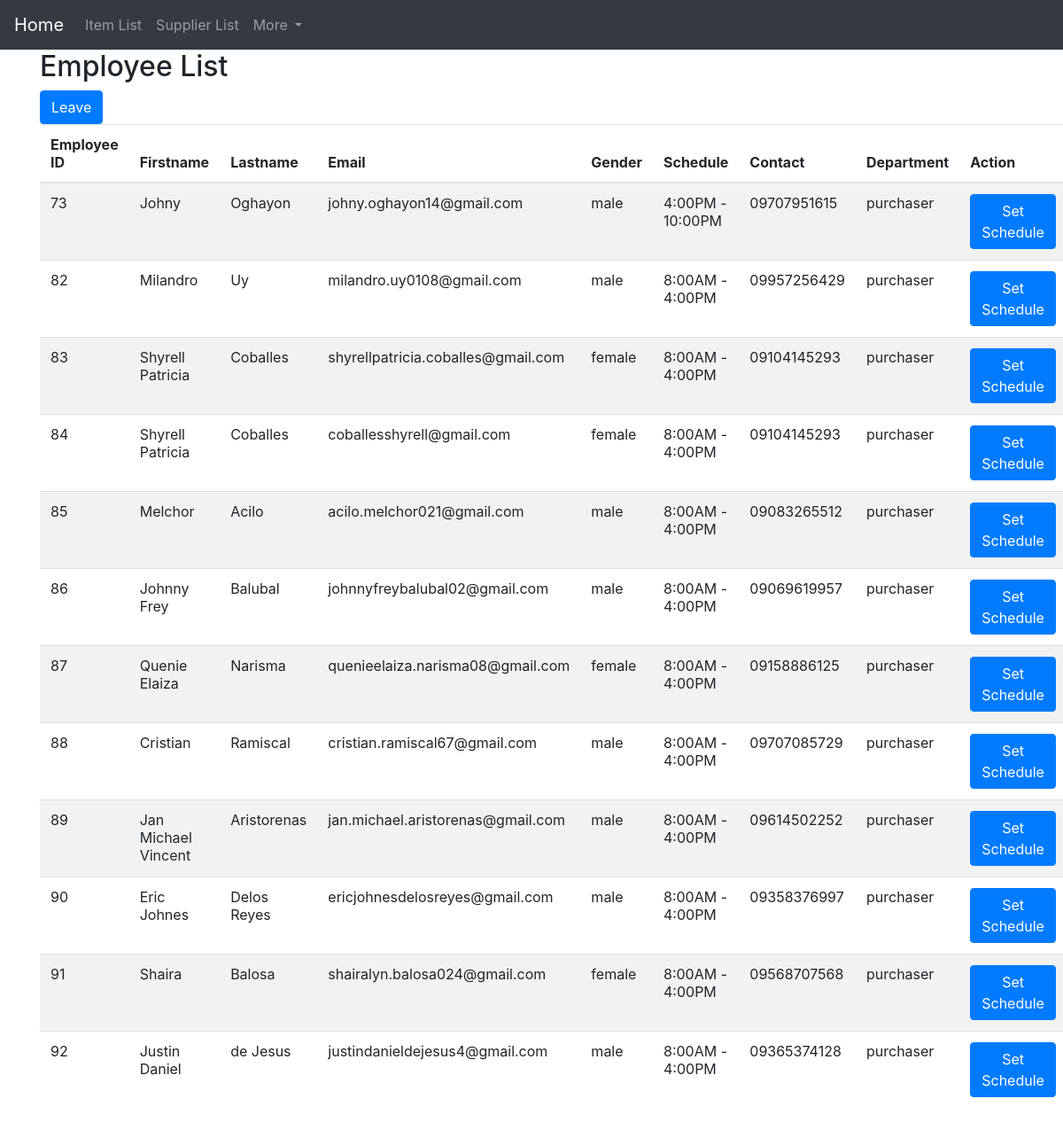
Page /admin/ListEmployee_Dept.php on the committed database.
### tables this page shows
CREATE TABLE `employee_details` (
  `id` int(11) NOT NULL,
  `resume_name` varchar(60) NOT NULL,
  `resume_path` varchar(60) NOT NULL,
  `picture_path` varchar(100) NOT NULL,
  `sss` enum('0','1') DEFAULT NULL,
  `pagibig` enum('0','1') DEFAULT NULL,
  `philhealth` enum('0','1') DEFAULT NULL,
  `salary` decimal(10,2) DEFAULT NULL,
  `rate_per_hour` int(11) DEFAULT NULL,
  `overtime_hours` int(11) DEFAULT NULL,
  `department` varchar(50) DEFAULT NULL,
  `date_applied` datetime DEFAULT NULL,
  `date_hired` datetime DEFAULT NULL,
  `employee_id` int(11) DEFAULT NULL,
  `position` varchar(50) NOT NULL,
  `department_position` varchar(60) NOT NULL,
  `employee_type` varchar(60) NOT NULL,
  `branch` varchar(50) DEFAULT NULL,
  `num_hr` int(50) NOT NULL,
  `over_time` int(20) NOT NULL,
  `vacation_leave` int(11) NOT NULL,
  `sick_leave` varchar(60) NOT NULL,
  `health_insurance` varchar(60) NOT NULL,
  `christmas_bonus` varchar(60) NOT NULL,
  `food_allowance` varchar(60) NOT NULL,
  `transpo_allowance` varchar(60) NOT NULL
);

CREATE TABLE `employees` (
  `id` int(11) NOT NULL,
  `first_name` varchar(60) NOT NULL,
  `last_name` varchar(60) NOT NULL,
  `email` varchar(60) NOT NULL,
  `gender` varchar(60) NOT NULL,
  `address` varchar(60) NOT NULL,
  `contact` varchar(50) DEFAULT NULL,
  `schedule_id` int(5) NOT NULL,
  `status` enum('0','1','2') NOT NULL COMMENT '0=pending,1=approved,2=reject/delete'
);

### admin/ListEmployee_Dept.php (the view, shortened to what this page needs)
<link rel="stylesheet" href="https://cdnjs.cloudflare.com/ajax/libs/font-awesome/6.3.0/css/all.min.css">
<link rel="stylesheet" href="https://cdn.datatables.net/1.10.12/css/dataTables.bootstrap.min.css" />
<link rel="stylesheet" href="https://cdn.jsdelivr.net/npm/bootstrap@4.6.2/dist/css/bootstrap.min.css">
  <nav class="navbar navbar-expand-sm bg-dark navbar-dark">
  <a class="navbar-brand" href="http://localhost/purchase_order/admin/home.php">Home</a>
  <ul class="navbar-nav">
    <li class="nav-item">
      <a class="nav-link" href="http://localhost/purchase_order/admin/items/index.php">Item List</a>
    </li>
    <li class="nav-item">
      <a class="nav-link" href="http://localhost/purchase_order/admin/suppliers/index.php">Supplier List</a>
    </li>
    <li class="nav-item dropdown">
      <a class="nav-link dropdown-toggle" href="#" id="navbardrop" data-toggle="dropdown">
        More
      </a>
    </li>
  </ul>
</nav>
<!DOCTYPE html>
<html>
<head>
  <link rel="stylesheetesheet" href="https://cdnjs.cloudflare.com/ajax/libs/bootstrap/5.0.2/css/bootstrap.min.css" />
  </head>
<body>
	<div class="container">
		<h2>Employee List</h2>
    <button type="button" class="btn btn-primary" data-bs-toggle="modal" data-bs-target="#exampleModal">
  Leave
</button>
		<table class="table table-striped">
			<thead>
				<tr>
			<th>Employee ID</th>
            <th>Firstname</th>
            <th>Lastname</th>
			<th>Email</th>
            <th>Gender</th>
            <th>Schedule</th>
            <th>Contact</th>
            <th>Department</th>
            <th>Action</th>
				</tr>
			</thead>
			<tbody>
			<?php
     $conn = mysqli_connect("sql985.main-hosting.eu", "u839345553_sbit3g", "sbit3gQCU", "u839345553_SBIT3G");
    $sql = "SELECT employees.*, employee_details.department
    FROM employees
    JOIN employee_details ON employees.id = employee_details.employee_id
    WHERE employee_details.department = 'purchaser'";
    $result = mysqli_query($conn, $sql);
    $schedule = "";
    if (mysqli_num_rows($result) > 0) {
        while ($row = mysqli_fetch_assoc($result)) {
            if ($row["schedule_id"] == '1') {
                $schedule = "8:00AM - 4:00PM";
            }
            else if ($row["schedule_id"] == '2') {
                $schedule = "4:00PM - 10:00PM";
            }
            echo "<tr><td>"  . $row["id"] . "</td><td>" . $row["first_name"] . "</td><td>" . $row["last_name"] . "</td><td>" . $row["email"] . "</td><td>" . $row["gender"] . "</td><td>" . $schedule . "</td><td>" . $row["contact"] . "</td><td>" . $row["department"] . '</td><td> <button type="button" class="btn btn-primary" data-bs-toggle="modal" data-bs-target="#exampleModal1">
            Set Schedule
          </button></td></tr>';
        }
    } else {
        echo "0 results";
    }
?>
			</tbody>
		</table>
	</div>
</body>
</html>

### rows in the picture
employee_details: employee "73", employee.first_name "Johny", employee.last_name "Oghayon", employee.email "johny.oghayon14@gmail.com", employee.gender "male", employee.schedule_id "4:00PM - 10:00PM", employee.contact "09707951615", department "purchaser"
employee_details: employee "82", employee.first_name "Milandro", employee.last_name "Uy", employee.email "milandro.uy0108@gmail.com", employee.gender "male", employee.schedule_id "8:00AM - 4:00PM", employee.contact "09957256429", department "purchaser"
employee_details: employee "83", employee.first_name "Shyrell Patricia", employee.last_name "Coballes", employee.email "shyrellpatricia.coballes@gmail.com", employee.gender "female", employee.schedule_id "8:00AM - 4:00PM", employee.contact "09104145293", department "purchaser"
employee_details: employee "84", employee.first_name "Shyrell Patricia", employee.last_name "Coballes", employee.email "coballesshyrell@gmail.com", employee.gender "female", employee.contact "09104145293", department "purchaser"
employees: schedule "8:00AM - 4:00PM"
employee_details: employee "85", employee.first_name "Melchor", employee.last_name "Acilo", employee.email "acilo.melchor021@gmail.com", employee.gender "male", employee.schedule_id "8:00AM - 4:00PM", employee.contact "09083265512", department "purchaser"
employee_details: employee "86", employee.first_name "Johnny Frey", employee.last_name "Balubal", employee.email "johnnyfreybalubal02@gmail.com", employee.gender "male", employee.schedule_id "8:00AM - 4:00PM", employee.contact "09069619957", department "purchaser"
employee_details: employee "87", employee.first_name "Quenie Elaiza", employee.last_name "Narisma", employee.email "quenieelaiza.narisma08@gmail.com", employee.gender "female", employee.schedule_id "8:00AM - 4:00PM", employee.contact "09158886125", department "purchaser"
employee_details: employee "88", employee.first_name "Cristian", employee.last_name "Ramiscal", employee.email "cristian.ramiscal67@gmail.com", employee.gender "male", employee.schedule_id "8:00AM - 4:00PM", employee.contact "09707085729", department "purchaser"
employee_details: employee "89", employee.first_name "Jan Michael Vincent", employee.last_name "Aristorenas", employee.email "jan.michael.aristorenas@gmail.com", employee.gender "male", employee.schedule_id "8:00AM - 4:00PM", employee.contact "09614502252", department "purchaser"
employee_details: employee "90", employee.first_name "Eric Johnes", employee.last_name "Delos Reyes", employee.email "ericjohnesdelosreyes@gmail.com", employee.gender "male", employee.schedule_id "8:00AM - 4:00PM", employee.contact "09358376997", department "purchaser"
employee_details: employee "91", employee.first_name "Shaira", employee.last_name "Balosa", employee.email "shairalyn.balosa024@gmail.com", employee.gender "female", employee.schedule_id "8:00AM - 4:00PM", employee.contact "09568707568", department "purchaser"
employee_details: employee "92", employee.first_name "Justin Daniel", employee.last_name "de Jesus", employee.email "justindanieldejesus4@gmail.com", employee.gender "male", employee.schedule_id "8:00AM - 4:00PM", employee.contact "09365374128", department "purchaser"
